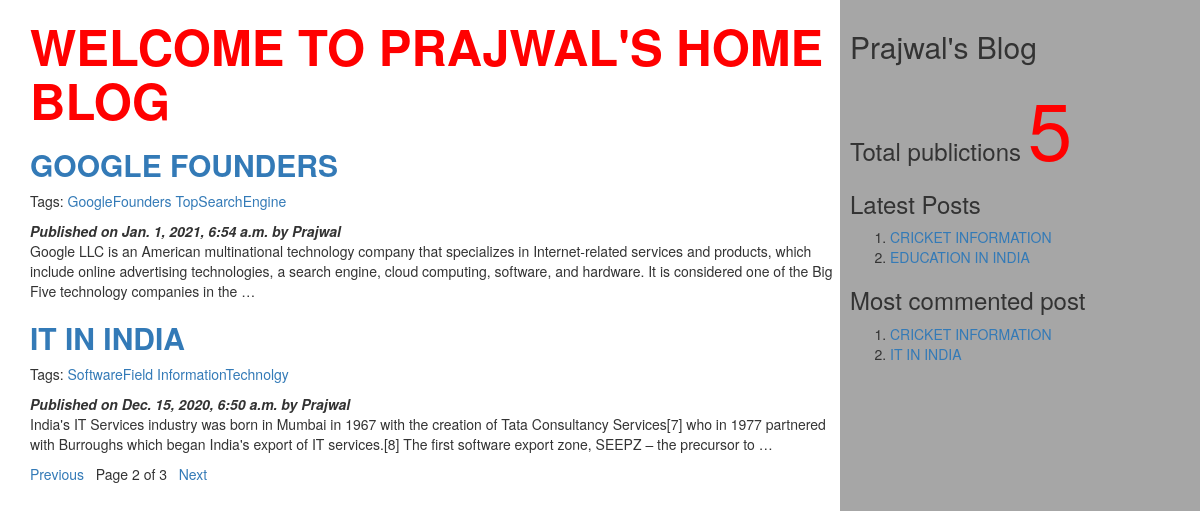
Screenshot of /?page=2 with the database file from the repository.
### myApp/models.py (models this page shows, shortened)
class Post(models.Model):
          tags=TaggableManager()
          STATUS_CHOICES=(('draft','Draft'),('published','Published'))
          title=models.CharField(max_length=256)
          slug=models.SlugField(max_length=264,unique_for_date='publish')
          author=models.ForeignKey(User,related_name='blog_posts',on_delete= models.CASCADE)
          body=models.TextField()
          publish=models.DateTimeField(default=timezone.now)
          created=models.DateTimeField(auto_now_add=True)
          updated=models.DateTimeField(auto_now=True)
          status= models.CharField(max_length=10,choices=STATUS_CHOICES,default='draft')
          objects=CustomManager()
          class Meta:
                ordering=('-publish',)
          def get_absolute_url(self):
                return reverse('post_detail',args=[self.publish.year,self.publish.strftime('%m'),self.publish.strftime('%d'),self.slug])

### myApp/views.py (the view)
# urls.py: url(r'^$',views.post_list_view),
def post_list_view(request,tag_slug=None):
    post_list=Post.objects.all()
    tag=None
    if tag_slug:
        tag=get_object_or_404(Tag,slug=tag_slug)#provided slug
        post_list=post_list.filter(tags__in=[tag])
    paginator=Paginator(post_list,2) #step1
    page_number=request.GET.get('page') #step2
    try:
       post_list=paginator.page(page_number) #step2
    except PageNotAnInteger:
       post_list=paginator.page(1) #step 3
    except EmptyPage:
      post_list=paginator.page(paginator.num_pages) #step 4
    d={'post_list':post_list,'tag':tag}
    return render(request,'myApp/post_list.html',d)

### myApp/models.py (called while the page is built)
    def get_queryset(self):
        return super().get_queryset().filter(status='published')

### myApp/templatetags/mytags.py (called while the page is built)
@register.simple_tag
def total_posts():
    return Post.objects.count()

@register.inclusion_tag('myApp/latest_post.html')
def show_latest_posts(count=3):
    latest_posts=Post.objects.order_by('-publish')[:count]
    return {'latest_posts':latest_posts}

@register.simple_tag
def get_most_commented_posts(count=2):
    return Post.objects.annotate(total_comments=Count('comments')).order_by('-total_comments')[:count]

### templates/myApp/post_list.html (shortened to what this page needs)
<html>
    {%extends 'myApp/parent.html'%}
        {%block content_block%}
        <h1 style="color:#ff0000;font-size:350%;"><b>WELCOME TO PRAJWAL'S HOME BLOG</b></h1>
        {%for post in post_list%}
        <a href="{{post.get_absolute_url}}"><h2><b>{{post.title}}</b></h2></a>
        <p>Tags:
          {%for t in post.tags.all%}
          <a href="{%url "post_list_by_tag_name" t.slug%}">{{t.name}}</a>
          {%endfor%}
        </p>
        <i><b>Published on {{post.publish}} by {{post.author|title}}</b></i>
        {{post.body|truncatewords:40|linebreaks}}
        {%endfor%}
        {%include 'myApp/pagination.html' with page=post_list%}
        {%endblock%}

### templates/myApp/parent.html (shortened to what this page needs)
<html>
{%load mytags%}
    <head>
        <link rel="stylesheet" href="https://maxcdn.bootstrapcdn.com/bootstrap/3.3.7/css/bootstrap.min.css">
    </head>
    <body>
        <div class="content" style="width:70%;float:left;background-color:#ffffff;height:300%;padding:0 0 0 30px">
              {%block content_block%}
              {%endblock%}
        </div>
        <div class="sidebar" style="width:30%;float:right;background-color:#a6a6a6;height:300%;padding:10px">
            <h2>Prajwal's Blog</h2>
            <h3>Total publictions
              <span style="color:red;font-size:80px">
              {%total_posts%}</span>
              <h3>Latest Posts</h3>
              {% show_latest_posts 2 %}
              <h3>Most commented post</h3>
              {%get_most_commented_posts as m%}
              <ol>
                {%for post in m%}
                <li><a href="{{post.get_absolute_url}}">{{post.title}}</a></li>
                {%endfor%}
              </ol>
            </h3>
        </div>
    </body>
</html>

### templates/myApp/latest_post.html
<!DOCTYPE html>
<html lang="en" dir="ltr">
  <body>
    <ol>
    {%for post in latest_posts%}
    <li><a href="{{post.get_absolute_url}}">{{post.title}}</a></li>
    {%endfor%}
    </ol>
  </body>
</html>

### rows the page displays
Post: title "GOOGLE FOUNDERS", publish "Jan. 1, 2021, 6:54 a.m.", author "Prajwal", body "Google LLC is an American multinational technology company that specializes in Internet-related services and products, which include online advertising technologies, a search engine, cloud computing, software, and hardware. It is considered one of the Big Five technology companies in the …"
Tag: name "GoogleFounders"
Tag: name "TopSearchEngine"
Post: title "IT IN INDIA", publish "Dec. 15, 2020, 6:50 a.m.", author "Prajwal", body "India's IT Services industry was born in Mumbai in 1967 with the creation of Tata Consultancy Services[7] who in 1977 partnered with Burroughs which began India's export of IT services.[8] The first software export zone, SEEPZ – the precursor to …"
Tag: name "SoftwareField"
Tag: name "InformationTechnolgy"
Post: title "CRICKET INFORMATION"
Post: title "EDUCATION IN INDIA"

### other values shown
{{ page.number }} "2"
{{ page.paginator.num_pages }} "3"
